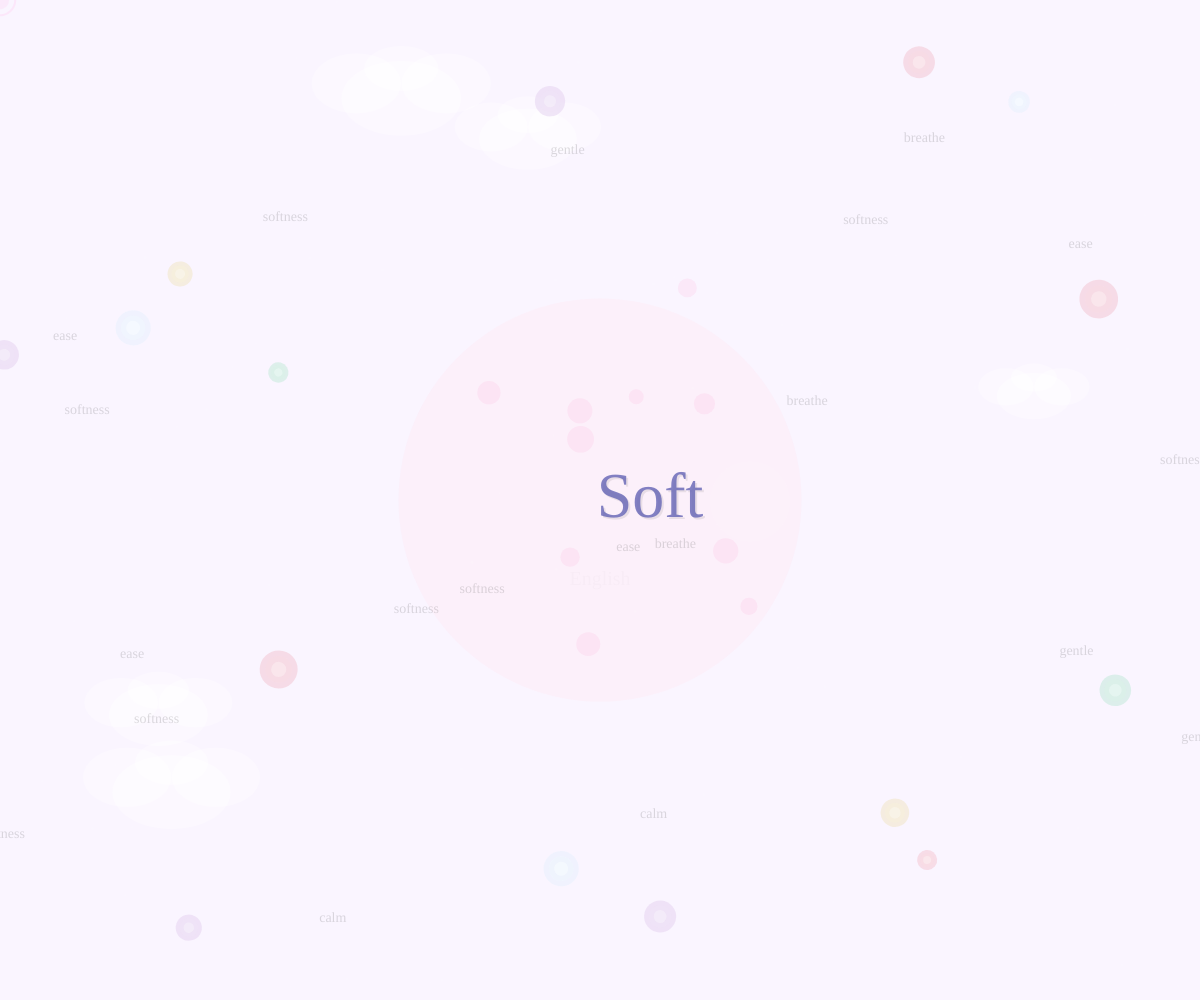
Frame 1 (no input)
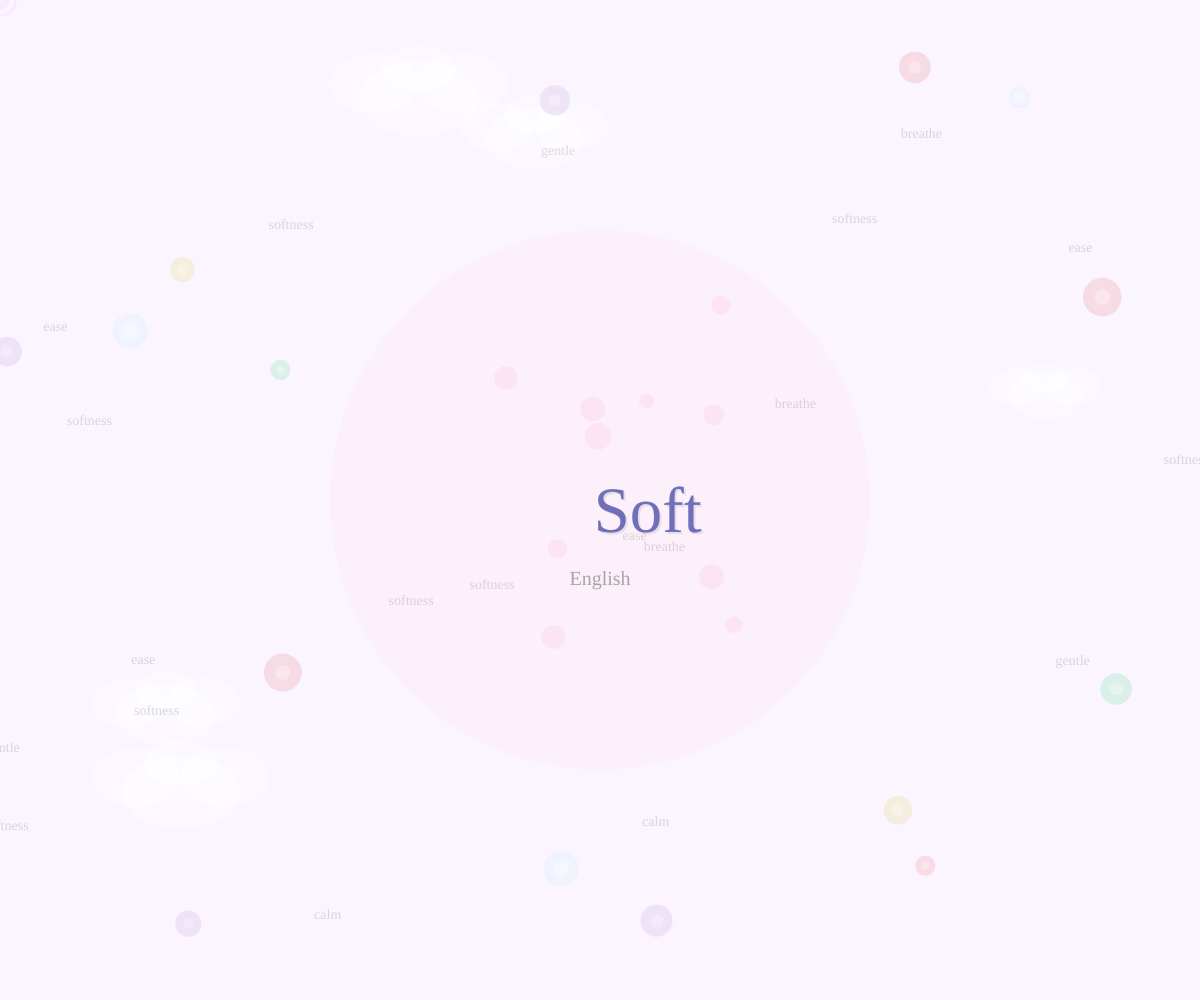
Frame 60 (no input)
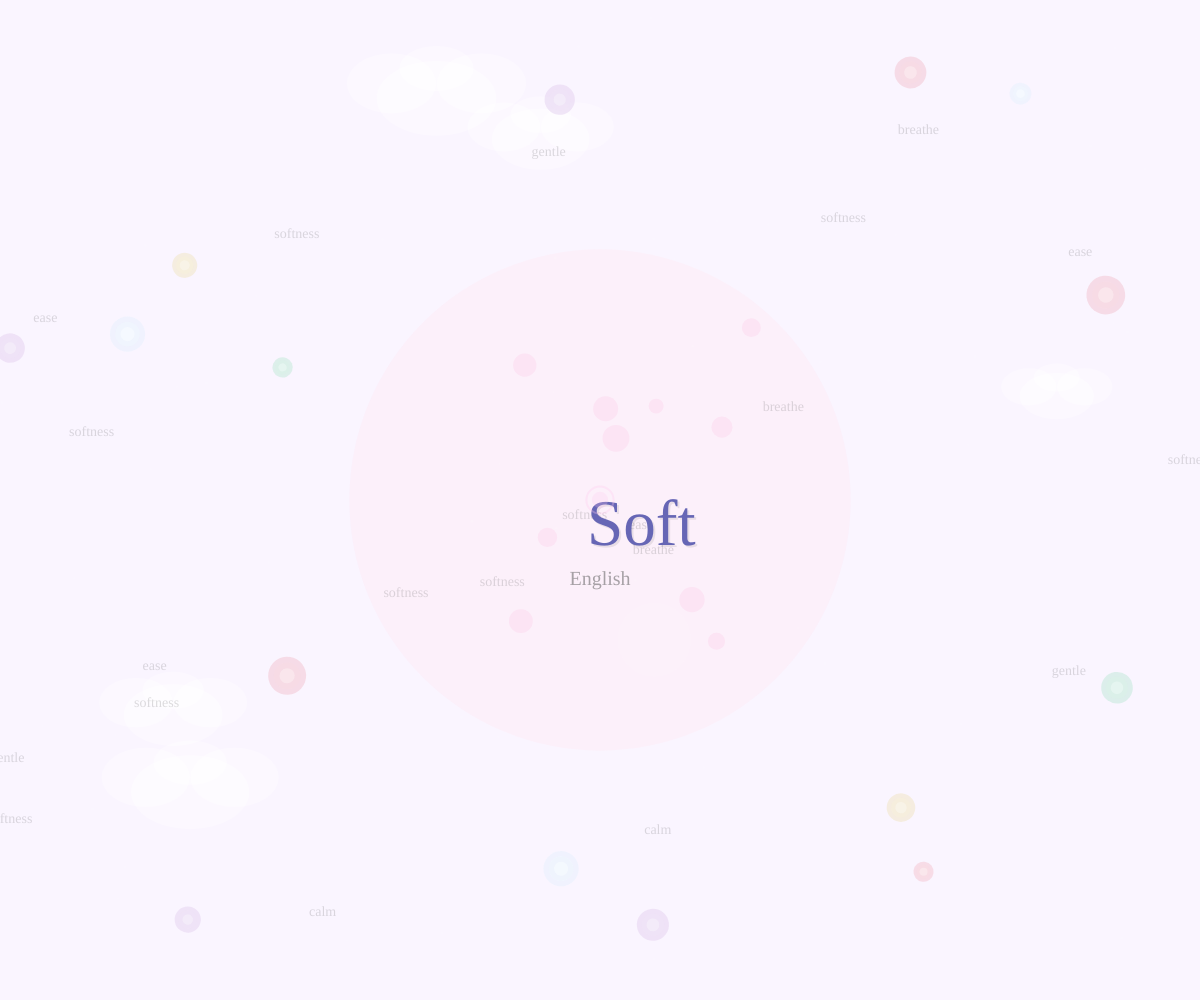
Frame 120 (the mouse pressed at the canvas centre since frame 60)

The p5.js sketch that drew these frames (run headless with seeded random() and noise() and a simulated clock; from frame 60 on, the mouse is pressed at the canvas centre):

// p5.js sketch
// ── sketch.js
let words = [
  { text: 'Soft', lang: 'English', color: [250, 245, 255] },
  { text: 'Suave', lang: 'Español', color: [255, 240, 245] },
  { text: 'やわらかい', lang: '日本語', color: [233, 242, 254] },
  { text: '부드러운', lang: '한국어', color: [241, 231, 203] },
  { text: 'ناعم', lang: 'العربية', color: [200, 234, 221] },
  { text: 'Doux', lang: 'Français', color: [244, 203, 215] },
  { text: 'Sanft', lang: 'Deutsch', color: [240, 255, 250] },
  { text: 'Morbido', lang: 'Italiano', color: [250, 245, 255] },
  { text: 'Macio', lang: 'Português', color: [255, 255, 224] },
  { text: 'Yumuşak', lang: 'Türkçe', color: [241, 231, 203] },
  { text: 'мягкий', lang: 'Русский', color: [233, 242, 254] },
  { text: 'μαλακός', lang: 'Ελληνικά', color: [255, 240, 245] },
  { text: 'नरम', lang: 'हिन्दी', color: [244, 203, 215] },
  { text: 'นุ่ม', lang: 'ไทย', color: [250, 245, 255] },
  { text: 'רך', lang: 'עברית', color: [200, 234, 221] }
];

let softWords = ['breathe', 'calm', 'gentle', 'rest', 'ease', 'softness'];
let softWordParticles = [];

let currentIndex = 0;
let timer = 0;
let interval = 240;
let alpha = 0;

let floatingOrbs = [];
let clouds = [];
let sparkles = [];
let gemShapes = [];
let fadeAmt = 0;

function setup() {
  createCanvas(windowWidth, windowHeight);
  textFont('Quicksand');
  textAlign(CENTER, CENTER);

  for (let i = 0; i < 10; i++) {
    floatingOrbs.push({
      angle: random(TWO_PI),
      radius: random(50, 250),
      size: random(10, 30),
      speed: random(0.001, 0.005)
    });
  }

  for (let i = 0; i < 5; i++) {
    clouds.push({
      x: random(width),
      y: random(50, height - 200),
      speed: random(0.1, 0.3),
      scale: random(0.8, 1.5)
    });
  }

  for (let i = 0; i < 100; i++) {
    sparkles.push({
      x: random(width),
      y: random(height),
      size: random(1, 3),
      speed: random(0.1, 0.5)
    });
  }

  for (let i = 0; i < 15; i++) {
    gemShapes.push({
      x: random(width),
      y: random(height),
      size: random(20, 40),
      color: randomGemColor(),
      speedX: random(-0.1, 0.1),
      speedY: random(-0.1, 0.1),
      rotation: random(TWO_PI),
      rotationSpeed: random(-0.002, 0.002)
    });
  }

  for (let i = 0; i < 20; i++) {
    softWordParticles.push({
      text: random(softWords),
      x: random(width),
      y: random(height),
      speedX: random(-0.2, 0.2),
      speedY: random(-0.2, 0.2)
    });
  }

  myDescribe();
}

function draw() {
  let targetColor = words[currentIndex].color;
  background(color(targetColor[0], targetColor[1], targetColor[2]));

  drawBreathingCircle();
  drawClouds();
  drawGemShapes();
  drawSparkles();
  drawSoftWordParticles();

  alpha = lerp(alpha, 255, 0.05);
  fadeAmt = sin(frameCount * 0.01) * 50 + 205;

  let orbitX = width / 2 + cos(frameCount * 0.005) * 50;
  let orbitY = height / 2 + sin(frameCount * 0.005) * 50;
  let breathingScale = 1 + sin(frameCount * 0.01) * 0.02;

  push();
  translate(orbitX, orbitY);
  scale(breathingScale);
  textSize(64);
  fill(0, 20);
  text(words[currentIndex].text, 2, 2);
  fill(100, 100, 180, fadeAmt);
  text(words[currentIndex].text, 0, 0);
  pop();

  fill(80, 80, 80, alpha / 2);
  textSize(20);
  text(words[currentIndex].lang, width / 2, height / 2 + 80);

  timer++;
  if (timer > interval) {
    currentIndex = (currentIndex + 1) % words.length;
    timer = 0;
    alpha = 0;
  }

  drawFloatingShapes();
  drawGlimmer();
  drawOrbs();
  drawCursorTouch();
}

function drawBreathingCircle() {
  push();
  noStroke();
  let breath = 400 + sin(frameCount * 0.02) * 150;
  fill(255, 230, 240, 90); // soft, visible pink-white glow
  ellipse(width / 2, height / 2, breath);
  pop();
}

function mousePressed() {
  addSoftWord(mouseX, mouseY);
}

function mouseDragged() {
  if (frameCount % 10 === 0) {
    addSoftWord(mouseX, mouseY);
  }
}

function addSoftWord(x, y) {
  softWordParticles.push({
    text: random(softWords),
    x: x,
    y: y,
    speedX: random(-0.3, 0.3),
    speedY: random(-0.3, 0.3)
  });
}

function windowResized() {
  resizeCanvas(windowWidth, windowHeight);
}

function drawClouds() {
  noStroke();
  fill(255, 255, 255, 80);
  for (let cloud of clouds) {
    push();
    translate(cloud.x, cloud.y);
    scale(cloud.scale);
    ellipse(0, 0, 80, 50);
    ellipse(30, -10, 60, 40);
    ellipse(-30, -10, 60, 40);
    ellipse(0, -20, 50, 30);
    pop();

    cloud.x += cloud.speed;
    if (cloud.x > width + 100) {
      cloud.x = -100;
      cloud.y = random(50, height - 200);
    }
  }
}

function drawFloatingShapes() {
  noStroke();
  fill(255, 255, 255, 8);
  for (let i = 0; i < 25; i++) {
    let x = width / 2 + cos(frameCount * 0.005 + i) * (200 + i * 2);
    let y = height / 2 + sin(frameCount * 0.005 + i) * (200 + i * 2);
    ellipse(x, y, 15 + sin(frameCount * 0.02 + i) * 4);
  }
}

function drawGlimmer() {
  push();
  noStroke();
  fill(255, 255, 255, 10);
  let x = width / 2 + cos(frameCount * 0.01) * 150;
  let y = height / 2 + sin(frameCount * 0.01) * 150;
  ellipse(x, y, 80 + sin(frameCount * 0.05) * 20);
  pop();
}

function drawOrbs() {
  noStroke();
  fill(255, 180, 220, 50);
  for (let orb of floatingOrbs) {
    let x = width / 2 + cos(orb.angle + frameCount * orb.speed) * orb.radius;
    let y = height / 2 + sin(orb.angle + frameCount * orb.speed) * orb.radius;
    ellipse(x, y, orb.size);
  }
}

function drawSparkles() {
  noStroke();
  fill(255, 255, 255, 40);
  for (let s of sparkles) {
    ellipse(s.x, s.y, s.size);
    s.y -= s.speed;
    if (s.y < 0) {
      s.y = height;
      s.x = random(width);
    }
  }
}

function drawCursorTouch() {
  push();
  noFill();
  stroke(255, 200, 240, 80);
  strokeWeight(2);
  let pulse = 30 + sin(frameCount * 0.05) * 10;
  ellipse(mouseX, mouseY, pulse);
  pop();

  push();
  noStroke();
  fill(255, 200, 240, 60);
  ellipse(mouseX, mouseY, pulse * 0.6);
  pop();
}

function drawGemShapes() {
  for (let shape of gemShapes) {
    drawSoftGem(shape);
    updateGem(shape);
  }
}

function drawSoftGem(shape) {
  push();
  translate(shape.x, shape.y);
  rotate(shape.rotation);
  noStroke();
  for (let i = 0; i < 3; i++) {
    fill(lerpColor(color(shape.color), color(255, 255, 255, 150), i / 3));
    ellipse(0, 0, shape.size * (1 - i * 0.3));
  }
  pop();
}

function updateGem(shape) {
  shape.x += shape.speedX;
  shape.y += shape.speedY;
  if (shape.x > width) shape.x = 0;
  if (shape.x < 0) shape.x = width;
  if (shape.y > height) shape.y = 0;
  if (shape.y < 0) shape.y = height;
  shape.rotation += shape.rotationSpeed;
}

function randomGemColor() {
  const palette = [
    color(232, 215, 241, 150),
    color(241, 231, 203, 150),
    color(244, 203, 215, 150),
    color(200, 234, 221, 150),
    color(233, 242, 254, 150)
  ];
  return palette[floor(random(palette.length))];
}

function drawSoftWordParticles() {
  noStroke();
  fill(80, 80, 80, 50);
  textSize(14);
  for (let p of softWordParticles) {
    text(p.text, p.x, p.y);
    p.x += p.speedX;
    p.y += p.speedY;
    if (p.x > width) p.x = 0;
    if (p.x < 0) p.x = width;
    if (p.y > height) p.y = 0;
    if (p.y < 0) p.y = height;
  }
}

function myDescribe() {
  describe('Fullscreen soft canvas. A breathing circle expands and contracts behind the orbiting word "Soft" in many languages. Click or drag to release new floating words like "breathe." Clouds, sparkles, and soft shapes animate slowly.');
}
